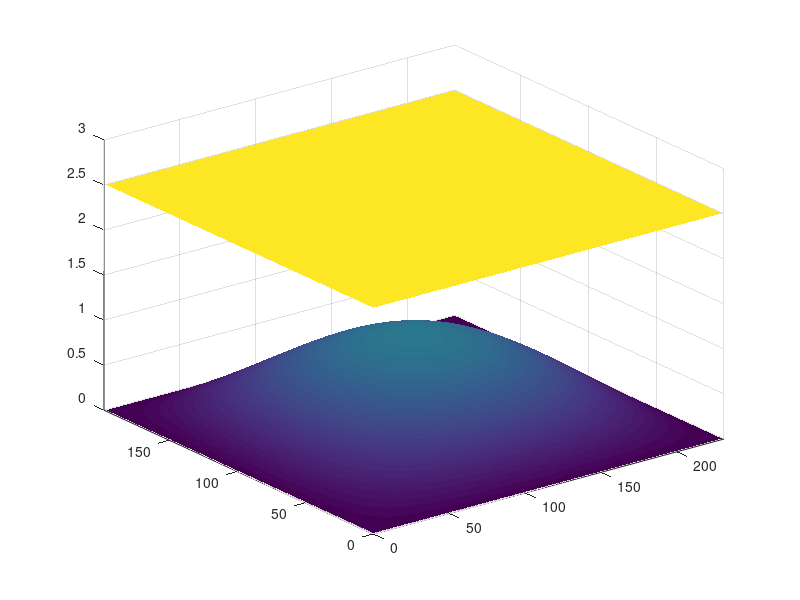

MATLAB code for this plot:
% Script to make a bottom elevation 
% 
% Grid consists of 100 x 100 cells, and thus 101 x 101 faces
% We span the bottom topography across an array of 201 x 201 entries

format compact;

nx = 231;
ny = 198;

B = zeros(ny*2 +1,nx*2 + 1);

% x is array with points in space.
x = 0:0.5:nx;
y = 0:0.5:ny;

% Add stuff to B:
%smallX = [-4:0.2:4];
%smallY = [-4:0.2:4];
%bump = zeros(41, 41);
%for i = 1:41
%    for j = 1:41
%        bump(i,j) = 1.3*exp(- ( (smallX(i)*2)^2 + (smallY(j)/1.3)^2)/4);
%    end
%end

%sizeBump = size(bump)
%size(B(2:2:200, 2:2:200))
%B(85:85+sizeBump(1)-1, 10:10+sizeBump(2)-1) = bump;
%B(70:70+sizeBump(1)-1, 80:80+sizeBump(2)-1) = bump;
%B(20:20+sizeBump(1)-1, 100:100+sizeBump(2)-1) = bump';

%for i = 1:201
%    for j = 1:201
%        B(i,j) = 1/350*i + 1/300*j + 0.2*sin((1/201)*i*2*pi) + 0.1*sin((1/201)*j*2*pi);
%        r = sqrt((i-100)^2 + (j-100)^2);
%        if ( r < 85 && r > 65) 
%            B(i,j) = B(i,j) + 0.5*sin( 0.05*(r-65)*pi);
%        end
%    end
%end

% Bottom will be of the form of a dome
% This means a sinus with zeros at all boundaries
for i=1:2*nx + 1
    for j=1:2*ny + 1
        %B(j,i) = (i-1) + (j-1)*(2*nx+1);
        B(j,i) = sin(x(i)*pi/nx)*sin(y(j)*pi/ny);
        % B(y,x)
    end
end
surf(x, y, B)
shading('interp')
axis([0 nx 0 ny 0 3])

% store B at cells
(2:2:10)
bmid = B(2:2:2*ny, 2:2:2*nx);
bmidsize = size(bmid)
save('bCase_mid.mat', 'bmid', '-ascii')


% store B at south face
(1:2:10)
bsouth = B(1:2:2*ny-1, 2:2:2*nx);
bsouthSize = size(bsouth)
save('bCase_south.mat', 'bsouth', '-ascii')

% store B at north face
(3:2:10)
bnorth = B(3:2:2*ny+1, 2:2:2*nx);
bnorthsize = size(bnorth);
save('bCase_north.mat', 'bnorth', '-ascii')

bwest = B(2:2:2*ny, 1:2:2*nx-1);
bwestSize = size(bwest)
bwest = bwest';
save('bCase_west.mat', 'bwest', '-ascii')

beast = B(2:2:2*ny, 3:2:2*nx+1);
beastSize = size(beast)
save('bCase_east.mat', 'beast', '-ascii')

% Create flat surface
% Flat surface -> h + b = const

H = 2.5*ones(ny,nx); % -bmid;
H = H - bmid;
hold on

surf(1:nx, 1:ny, H + bmid);
shading('interp')
hold off
H = H';
save('case_surf.mat', 'H', '-ascii')


% Init velocities
%initU = zeros(nx, ny);
%save('initUCase_a.mat', 'initU', '-ascii')

% Write timesteps ( prosjektet needs 2500 steps of 0.03
timesteps = 10
dt = 0.03
%dt = 0.2

t = ones(1,timesteps).*dt;
save('timestepsCase.mat', 't', '-ascii')
